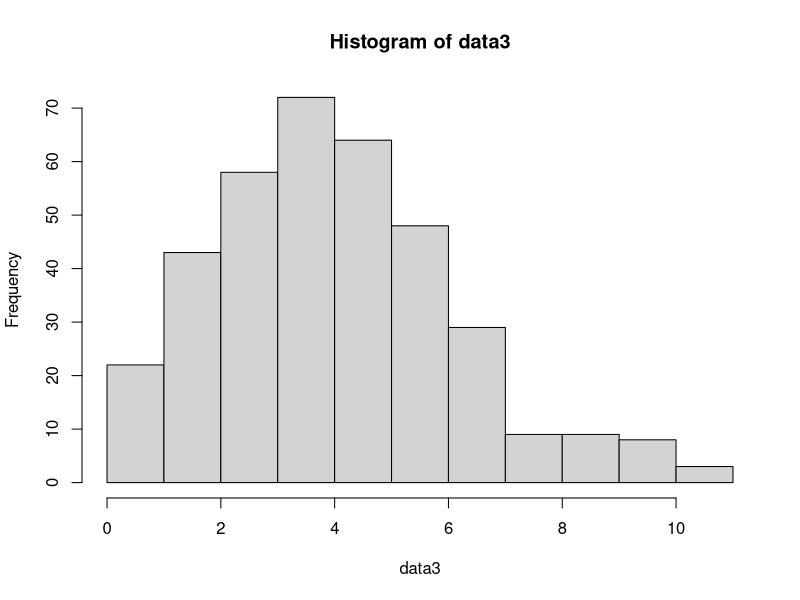

This figure's R source:
#  =================== 3 ==================== 
x = 6
lambda = 4.5

## a
dpois(x, lambda)

## b
n = 365
data3 = rpois(n, lambda) ;data3

hist(data3)

## c
mean(data3 == 6)

## d
mean(data3)
var(data3)